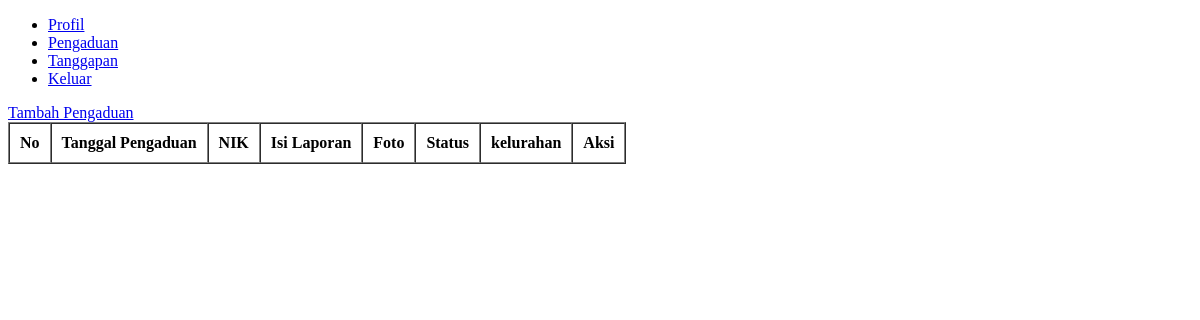
The app's page /masyarakat/show_pengaduan.php (signed in), older data.
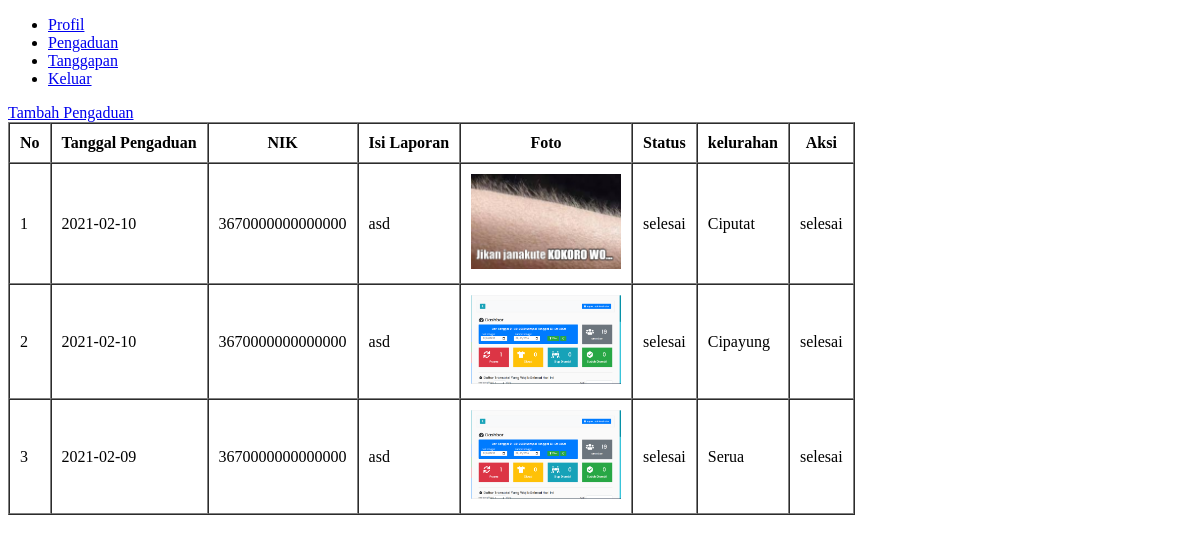
The same page, newer data.
### tables this page shows
CREATE TABLE `pengaduan` (
  `id_pengaduan` int(11) NOT NULL,
  `tgl_pengaduan` date NOT NULL,
  `nik` varchar(16) NOT NULL,
  `isi_laporan` text NOT NULL,
  `foto` varchar(255) NOT NULL,
  `status` enum('proses','selesai') NOT NULL,
  `id_kelurahan` int(11) NOT NULL
);

CREATE TABLE `masyarakat` (
  `nik` varchar(16) NOT NULL,
  `nama` varchar(35) NOT NULL,
  `username` varchar(25) NOT NULL,
  `password` varchar(255) NOT NULL,
  `telp` varchar(15) NOT NULL,
  `alamat` text NOT NULL
);

CREATE TABLE `kelurahan` (
  `id_kelurahan` int(11) NOT NULL,
  `kelurahan` varchar(100) NOT NULL,
  `id_kecamatan` int(11) NOT NULL
);

### masyarakat/show_pengaduan.php (the view, shortened to what this page needs)
<?php
	require '../koneksi.php';
	$nik = $_SESSION['nik'];
	$pengaduan = mysqli_query($koneksi, "SELECT * FROM pengaduan INNER JOIN masyarakat ON pengaduan.nik = masyarakat.nik INNER JOIN kelurahan ON pengaduan.id_kelurahan = kelurahan.id_kelurahan WHERE pengaduan.nik = '$nik'");
?>
<!DOCTYPE html>
<html lang="en">
<head>
</head>
<body>
	<?php include 'sidebar.php'; ?>
	<a href="insert_pengaduan.php">Tambah Pengaduan</a>
	<table border="1" cellpadding="10" cellspacing="0">
		<thead>
			<tr>
				<th>No</th>
				<th>Tanggal Pengaduan</th>
				<th>NIK</th>
				<th>Isi Laporan</th>
				<th>Foto</th>
				<th>Status</th>
				<th>kelurahan</th>
				<th>Aksi</th>
			</tr>
		</thead>
		<tbody>
			<?php $i = 1; ?>
			<?php foreach ($pengaduan as $dataPengaduan): ?>
				<tr>
					<td><?= $i++; ?></td>
					<td><?= $dataPengaduan['tgl_pengaduan']; ?></td>
					<td><?= $dataPengaduan['nik']; ?></td>
					<td><?= $dataPengaduan['isi_laporan']; ?></td>
					<td><img style="width: 150px" src="../img/<?= $dataPengaduan['foto']; ?>"></td>
					<td><?= $dataPengaduan['status']; ?></td>
					<td><?= $dataPengaduan['kelurahan']; ?></td>
					<td>
						<?php if ($dataPengaduan['status'] == 'proses'): ?>
							<a href="update_pengaduan.php?id_pengaduan=<?= $dataPengaduan['id_pengaduan']; ?>">Ubah</a>
							<a onclick="return confirm('Apakah anda yakin menghapus data pengaduan dengan isi laporan <?= $dataPengaduan['isi_laporan']; ?>?')" href="delete_pengaduan.php?id_pengaduan=<?= $dataPengaduan['id_pengaduan']; ?>">Hapus</a>
						<?php else: ?>
							<span>selesai</span>
						<?php endif ?>
					</td>
				</tr>
			<?php endforeach ?>
		</tbody>
	</table>
</body>
</html>

### masyarakat/sidebar.php
<ul>
	<li><a href="show_profile.php">Profil</a></li>
	<li><a href="show_pengaduan.php">Pengaduan</a></li>
	<li><a href="show_tanggapan.php">Tanggapan</a></li>
	<li><a href="logout_masyarakat.php">Keluar</a></li>
</ul>

Row changes from the older to the newer data that the page shows:
now on this page (row edited): pengaduan: tgl_pengaduan "2021-02-10", masyarakat.nik "3670000000000000", isi_laporan "asd", foto (picture), status "selesai", id_kelurahan.kelurahan "Ciputat"
now on this page (row edited): pengaduan: tgl_pengaduan "2021-02-10", masyarakat.nik "3670000000000000", isi_laporan "asd", foto (picture), status "selesai", id_kelurahan.kelurahan "Cipayung"
now on this page (row edited): pengaduan: tgl_pengaduan "2021-02-09", masyarakat.nik "3670000000000000", isi_laporan "asd", foto (picture), status "selesai", id_kelurahan.kelurahan "Serua"
